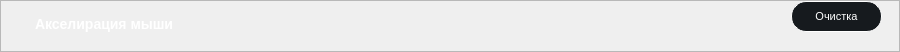
      <widget class="QFrame" name="frame_MouseAcceleration">
       <property name="geometry">
        <rect>
         <x>10</x>
         <y>10</y>
         <width>900</width>
         <height>45</height>
        </rect>
       </property>
       <property name="minimumSize">
        <size>
         <width>900</width>
         <height>0</height>
        </size>
       </property>
       <property name="maximumSize">
        <size>
         <width>900</width>
         <height>45</height>
        </size>
       </property>
       <property name="styleSheet">
        <string notr="true">/* styles.qss */

#frame_MouseAcceleration {
    background-color: #161A1E;
    border-radius: 15px; /* Установите значение по вашему усмотрению для достижения овальной формы */
}
</string>
       </property>
       <property name="frameShape">
        <enum>QFrame::StyledPanel</enum>
       </property>
       <property name="frameShadow">
        <enum>QFrame::Raised</enum>
       </property>
       <layout class="QHBoxLayout" name="horizontalLayout">
        <property name="spacing">
         <number>0</number>
        </property>
        <property name="leftMargin">
         <number>0</number>
        </property>
        <property name="topMargin">
         <number>0</number>
        </property>
        <property name="rightMargin">
         <number>0</number>
        </property>
        <property name="bottomMargin">
         <number>0</number>
        </property>
        <item>
         <widget class="QFrame" name="frame_1">
          <property name="minimumSize">
           <size>
            <width>0</width>
            <height>50</height>
           </size>
          </property>
          <property name="styleSheet">
           <string notr="true">background-color: transparent;</string>
          </property>
          <property name="frameShape">
           <enum>QFrame::StyledPanel</enum>
          </property>
          <property name="frameShadow">
           <enum>QFrame::Raised</enum>
          </property>
          <widget class="QPushButton" name="pushMouseAcceleration">
           <property name="geometry">
            <rect>
             <x>790</x>
             <y>0</y>
             <width>91</width>
             <height>31</height>
            </rect>
           </property>
           <property name="minimumSize">
            <size>
             <width>91</width>
             <height>31</height>
            </size>
           </property>
           <property name="maximumSize">
            <size>
             <width>91</width>
             <height>31</height>
            </size>
           </property>
           <property name="baseSize">
            <size>
             <width>0</width>
             <height>0</height>
            </size>
           </property>
           <property name="styleSheet">
            <string notr="true">/* styles.qss */

QPushButton {
    background-color: #161A1E;
    border-radius: 15px;
    color: white; /* Установите цвет текста */
    font-size: 11px; /* Установите размер шрифта */
    padding: 10px 20px; /* Установите отступы */
    border: 1px solid white; /* Уменьшаем толщину обводки до 1 пикселя */
}

QPushButton:hover {
    background-color: #2C3236;
    transition: background-color 0.3s ease;
}
</string>
           </property>
           <property name="text">
            <string>Очистка</string>
           </property>
          </widget>
          <widget class="QLabel" name="labelTextMouseAcceleration">
           <property name="geometry">
            <rect>
             <x>30</x>
             <y>10</y>
             <width>151</width>
             <height>21</height>
            </rect>
           </property>
           <property name="styleSheet">
            <string notr="true">/* styles.qss */

QLabel {
    color: white; /* Установите цвет текста в белый */
    font-size: 14px; /* Установите размер шрифта в 14 пикселей */
    font-family: &quot;Times New Roman&quot;; /* Установите тип шрифта по вашему выбору */
    font-weight: bold; /* Установите жирность шрифта (если нужно) */
    margin-top: 5px; /* Опустить текст на 10 пикселей вниз */
}
</string>
           </property>
           <property name="text">
            <string>Акселирация мыши</string>
           </property>
          </widget>
          <widget class="QLabel" name="labelMouseAcceleration">
           <property name="geometry">
            <rect>
             <x>616</x>
             <y>10</y>
             <width>101</width>
             <height>20</height>
            </rect>
           </property>
           <property name="text">
            <string/>
           </property>
          </widget>
         </widget>
        </item>
       </layout>
      </widget>
